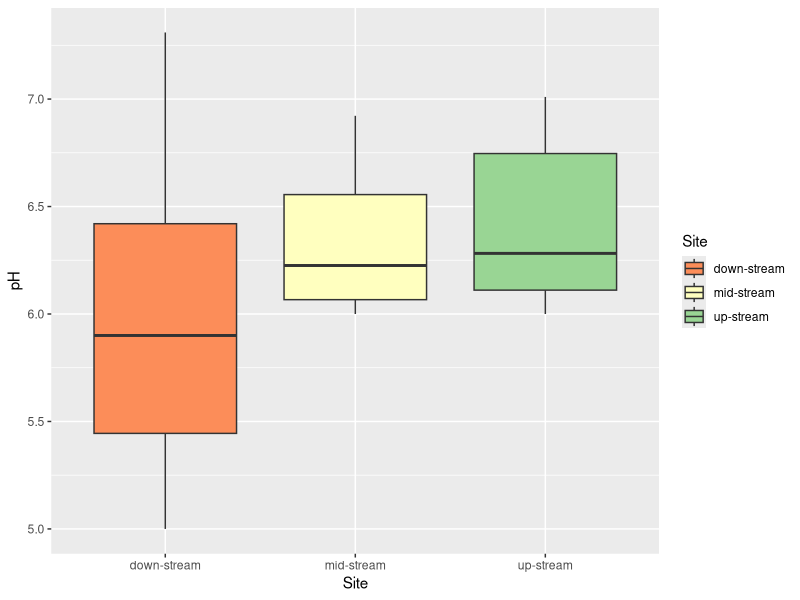
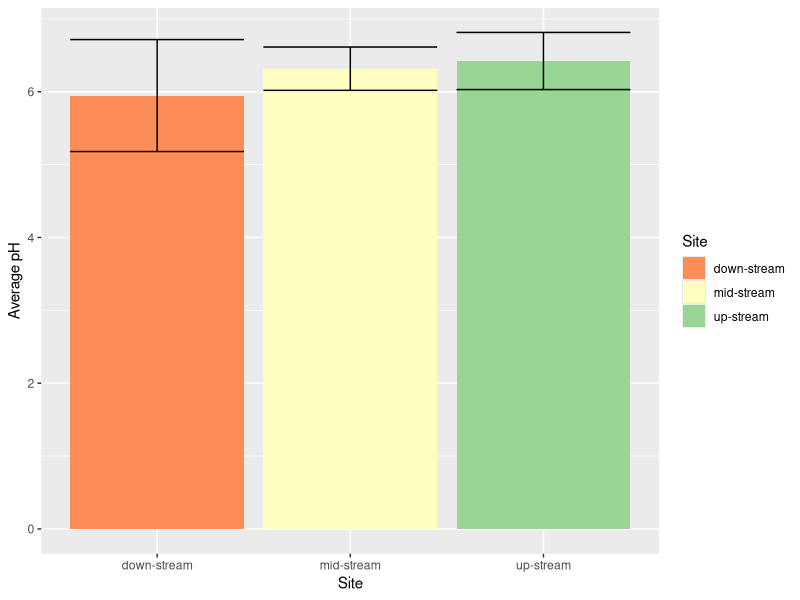

R code for these plots, in order:
## ---- chunk 1
library(ggplot2)
library(tidyverse)
library(ggpubr)
## ---- chunk 2
#Load the data
 pH <- read_csv("pH.csv")
pH <- read.table("pH.csv", sep = ",", header = TRUE)
## ---- chunk 3

ggplot(data = pH, aes(x = Site, y = pH)) + 
  geom_boxplot(aes(fill = Site)) + 
  labs(y = "pH")  +    #Show how to label x and y axis
   scale_fill_brewer(palette = "Spectral") #mention R has different palette and show this palettes

## ---- chunk 4

dat1 <- pH %>% 
  group_by(Site) %>% 
  summarise(mn.pH = mean(pH),
            sd.pH = sd(pH))

ggplot(dat1, aes(x = Site, y = mn.pH)) +
  geom_col(aes(fill = Site)) +
  geom_errorbar(aes(ymin = mn.pH - sd.pH, 
                    ymax = mn.pH + sd.pH)) +
   scale_fill_brewer(palette = "Spectral") +
  labs(x = "Site", y = "Average pH")
